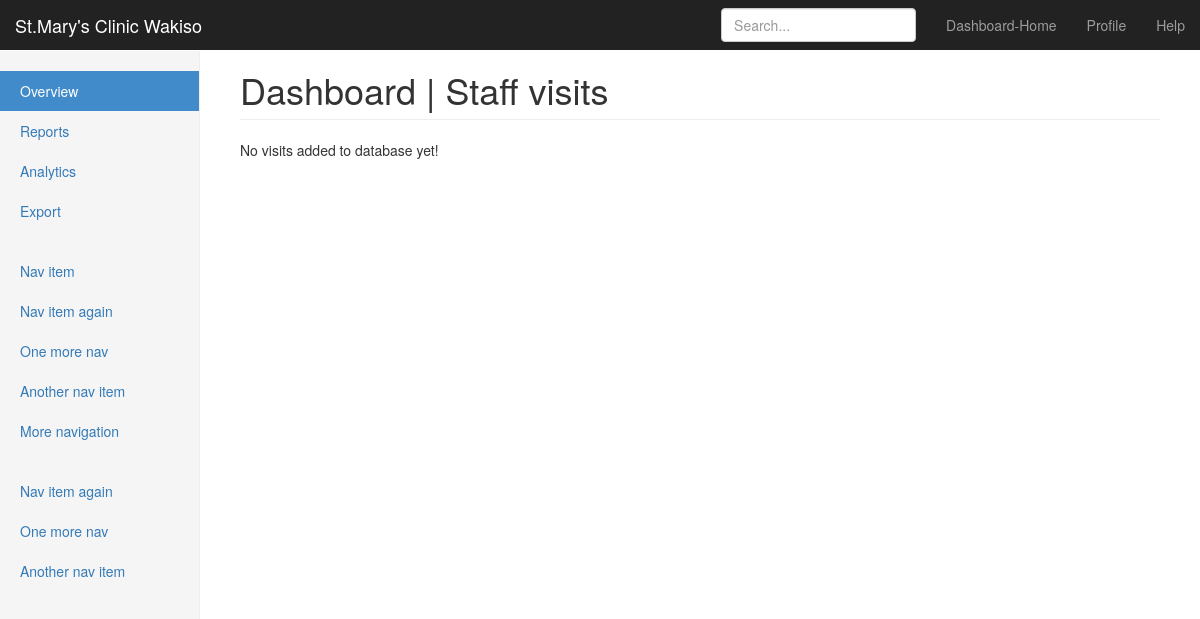
Page /clinic/visit/ on the earlier database version.
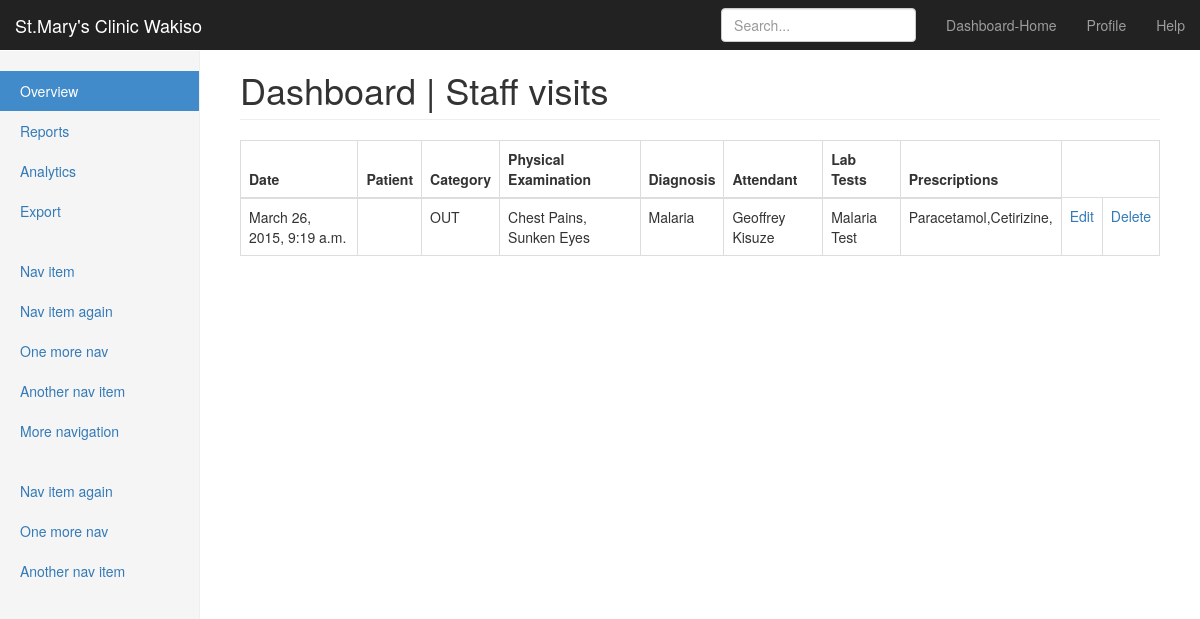
Same page on the later database version.
### clinic/models.py (models this page shows, shortened)
class Visit(models.Model):
    patient_id = models.ForeignKey(Patient, verbose_name="Patient")
    category = models.CharField(max_length=10, choices=CLINIC_TYPE, verbose_name="Visit Type")
    examination = models.TextField(verbose_name='Physical Examination')
    diagnosis = models.TextField(verbose_name="Diagnosis")
    attendant = models.ForeignKey(Employee, verbose_name='Attendant')
    visit_date = models.DateTimeField(auto_now_add=True, verbose_name="Visit Date")
    lab_tests = models.TextField(verbose_name=' Lab Tests Taken',blank=True,default="None")
    prescriptions = models.TextField(verbose_name='Prescriptions Required',blank=True,default="None")
    class Meta:
        verbose_name_plural = 'Clinic Visits'

class Employee(models.Model):
    first_name = models.CharField(max_length=30,verbose_name='First Name')
    last_name = models.CharField(max_length=30,verbose_name='Last Name')
    phone = models.CharField(max_length=30,verbose_name='Phone')
    alternate_phone = models.CharField(max_length=30,blank=True,verbose_name='Alternate Phone')
    email = models.EmailField(blank=True,verbose_name='Email')
    designation = models.CharField(max_length=50,choices=STAFF_DESIGNATION,verbose_name='Designation')
    class Meta:
        verbose_name_plural = 'Employees'
        ordering =['first_name']
    def __unicode__(self):
        return u'%s %s' % (self.first_name, self.last_name)
    def _get_full_name(self):
        """ returns the person's full name """
        return u'%s  %s' % (self.first_name, self.last_name)
    full_name = property(_get_full_name)

### clinic/views.py (the view)
class VisitListView(ListView):
    model = Visit
    context_object_name = "visits"
    template_name = "clinic/visit_list.html"

### templates/clinic/visit_list.html
{%extends 'clinic/base.html'%}
        {%block title_heading%}
         Staff visits
        {%endblock%}
        {%block content%}
        {% if visits%}
        <table class="table table-bordered">
            <thead>
              <tr>
                  <th> Date</th>
                  <th> Patient</th>
                  <th> Category</th>
                  <th> Physical Examination</th>
                  <th> Diagnosis</th>
                  <th> Attendant</th>
                  <th> Lab Tests</th>
                  <th> Prescriptions</th>
              </tr>
            </thead>
            <tbody>
            {%for visit in visits%}
            <tr>
                <td>{{visit.visit_date}}</td>
                <td>{{visit.patient.name}}</td>
                <td>{{visit.category}}</td>
                <td>{{visit.examination}}</td>
                <td>{{visit.diagnosis}}</td>
                <td>{{visit.attendant}}</td>
                <td>{{visit.lab_tests}}</td>
                <td>{{visit.prescriptions}}</td>
                <td><a href="/clinic/visit/edit/{{visit.id}}">Edit</a></td>
                <td><a href="/clinic/visit/delete/{{visit.id}}">Delete</a></td>
            </tr>
            {%endfor%}
            </tbody>
        </table>
        {%else%}
        <p> No visits added to database yet!</p>
        {%endif%}
        {%endblock%}

Differences in the rows shown:
added Visit: visit_date "March 26, 2015, 9:19 a.m.", category "OUT", examination "Chest Pains, Sunken Eyes", diagnosis "Malaria", attendant "Geoffrey Kisuze", lab_tests "Malaria Test", prescriptions "Paracetamol,Cetirizine,"
Other differences:
text no longer shown: "No visits added to database yet!"
text now shown: "Date Patient Category Physical Examination Diagnosis Attendant Lab Tests Prescriptions"
